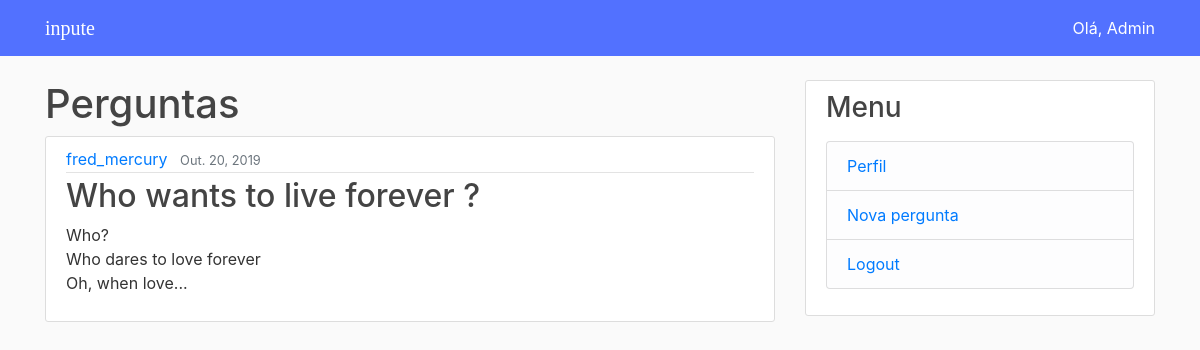
Page /post/list/ (signed in) on the earlier database version.
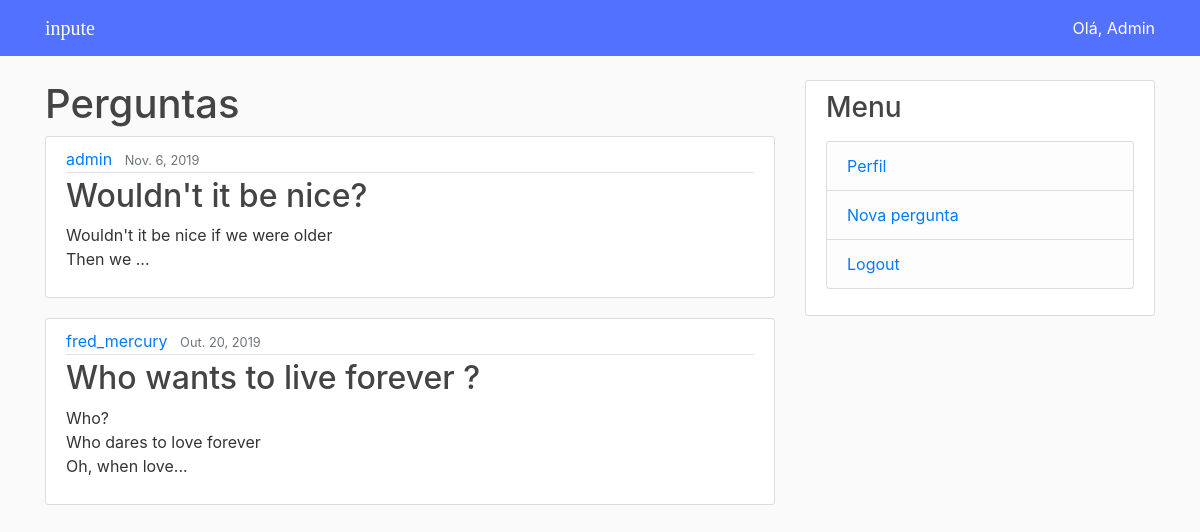
Same page on the later database version.
### posts/models.py (models this page shows, shortened)
class Question(models.Model):
    user = models.ForeignKey(User, on_delete = models.CASCADE)
    title = models.CharField(max_length = 100)
    description = models.TextField()
    date = models.DateField(default = timezone.now)
    tags = models.CharField(max_length= 90)

### posts/views.py (the view)
# urls.py: path('list/', QuestionListView.as_view(
class QuestionListView(LoginRequiredMixin ,ListView):
    model = Question
    context_object_name = 'questions'
    ordering = ['-date']

### templates/posts/post_list.html (shortened to what this page needs)
{% extends 'login/base.html' %}
{% block content %}
    <h1>Perguntas</h1>
    {% for question in questions %}
        <article class="media content-section">
        <div class="media-body">
            <div class="article-metadata">
            <a class="mr-2" href="#">{{ question.user.username }}</a>
            <small class="text-muted">{{ question.date }}</small>
            </div>
            <h2><a class="article-title" href="{% url 'post_detail' pk=question.pk %}">{{ question.title }}</a></h2>
            <p class="article-content">{{ question.description | truncatechars:50 }}</p>
        </div>
        </article>
    {% endfor %}
{% endblock content %}

Differences in the rows shown:
added Question: user.username "admin", date "Nov. 6, 2019", title "Wouldn't it be nice?", description "Wouldn't it be nice if we were older Then we ..."
